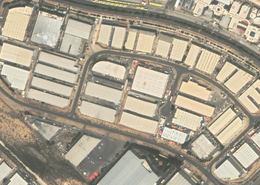
%> input picture Dubai_3.png, 260 x 185 px, shrunk from 1381 x 982 before the run, given in place of Dubai_2.png, which was not available
$ octave gradient.m   (GNU Octave 9; MATLAB toolbox functions it lacks are replaced by stand-ins)
%> lines starting %> are read from the running program, lines starting %| are printed output that depends on the picture; in (x1, y1, x2, y2) boxes, pixels count from 0 and x2, y2 are one past the last pixel; in counts of white or black regions, pixels touching at a corner belong together; the program's own positions count from 1; pictures that were not available may be replaced by others from this repository, and a replacement may not be noted
close all; clear;

image = imread( './Dubai_2.png' );
%> image is the input picture: size 185x260x3 uint8; mean R, G, B 168.1, 159.8, 141.7
% [10 lines of commented-out code are left out]

gray_image = rgb2gray( image );
% [5 lines of commented-out code are left out]

figure( 'Name', 'Threshold on Color Layers PreEnhance' )
subplot(131)
imshow( image(:,:,1) )
title( 'red' )
subplot(132)
imshow( image(:,:,2) )
title( 'green' )
subplot(133)
imshow( image(:,:,3) )
title( 'blue' )

%% attempt at segmentation
% [4 lines of commented-out code are left out]

%% enhancement
image = double(image)/255;
%> image: size 185x260x3 double

image = 2*log( 1 + (image) );
image = (image).^2;
figure
imshow(image)
title('Enhancement');


%% apply threshold to each color layer
ave_red = mean(image(:,:,1));
%> ave_red = 260 values, max 1.26 at index 232, min 0.82 at index 170, mean 1.06
ave_green = mean(image(:,:,2));
%> ave_green = 260 values, max 1.15 at index 232, min 0.768 at index 170, mean 0.973
ave_blue = mean(image(:,:,3));
%> ave_blue = 260 values, max 0.929 at index 227, min 0.637 at index 32, mean 0.804

for i = 1:length(image(:, 1,1))
    for j=1:length(image(1, :, 1))
        if image(i, j, 1) < ave_red*1.25
%             image(i, j, 1) = image(i, j, 1)/1.5;
              image(i, j, 1) = 0;
%         else
%             image(i,j,1) = 255;
        end
        if image(i, j, 2) < ave_green
            image(i, j, 2) = image(i, j, 2)/1.5;
        end
        if image(i, j, 3) < ave_blue
            image(i, j, 3) = image(i, j, 3)/1.5;
        end
    end
end
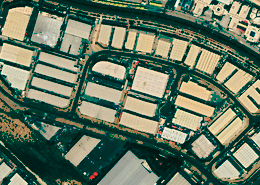
%> image: size 185x260x3 double; mean R, G, B 0.75, 0.898, 0.739; drawn with min black and max white

ave_red = mean(image(:,:,1));
%> ave_red = 260 values, max 1.04 at index 232, min 0.374 at index 33, mean 0.75
ave_green = mean(image(:,:,2));
%> ave_green = 260 values, max 1.1 at index 232, min 0.657 at index 170, mean 0.898
ave_blue = mean(image(:,:,3));
%> ave_blue = 260 values, max 0.886 at index 227, min 0.546 at index 32, mean 0.739

for i = 1:length(image(:, 1,1))
    for j=1:length(image(1, :, 1))
        if image(i, j, 1) < ave_red*3
%             image(i, j, 1) = image(i, j, 1)/1.5;
              image(i, j, 1) = 0;
%         else
%             image(i,j,1) = 255;
        end
        if image(i, j, 2) < ave_green
            image(i, j, 2) = image(i, j, 2)/1.5;
        end
        if image(i, j, 3) < ave_blue
            image(i, j, 3) = image(i, j, 3)/1.5;
        end
    end
end


% [10 lines of commented-out code are left out]

%% temporary: select just red layer
image = image(:,:,1);
%> image: size 185x260 double

%% open and close
% not sure if we need to close
se = strel('disk', 20 );
se1 = strel('disk', 1);
% gray = rgb2gray(image);
gray = image;

figure( 'Name', 'Effects of Open and Close' )
subplot(131)
imshow(gray)
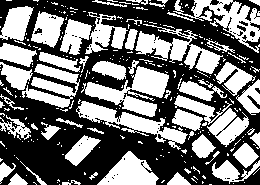
%> displayed picture: size 185x260, on the screen's scale of 0 to 255; 45.5% white; 282 white regions (228 under 20 px), largest, box (x1, y1, x2, y2) and area: (81, 66, 169, 117) 1869, (135, 24, 223, 74) 1680, (76, 101, 188, 150) 1573
title( 'original' )

subplot(132)
imshow(imopen(gray, se))
title( 'after opening' )

subplot(133)
imshow(imclose(imopen(gray, se), se1))
after= imclose(imopen(gray, se), se1);
%> after: size 185x260 double; every value is 0
title( 'after closing' )

%% edge detectionclose all; clear;

image = imread( './Dubai_1.png' );
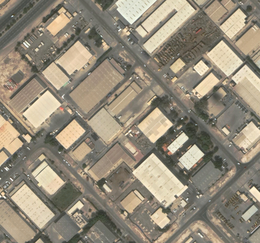
%> input picture Dubai_1.png, 260 x 243 px, shrunk from 1211 x 1133 before the run
%> image is the input picture: size 243x260x3 uint8; mean R, G, B 148.8, 139.8, 122.3
% [10 lines of commented-out code are left out]

gray_image = rgb2gray( image );
%> gray_image: size 243x260 uint8
% [5 lines of commented-out code are left out]

figure( 'Name', 'Threshold on Color Layers PreEnhance' )
subplot(131)
imshow( image(:,:,1) )
title( 'red' )
subplot(132)
imshow( image(:,:,2) )
title( 'green' )
subplot(133)
imshow( image(:,:,3) )
title( 'blue' )


%% enhancement
image = double(image)/255;
%> image: size 243x260x3 double

image = 2*log( 1 + (image) );

figure
imshow(image)
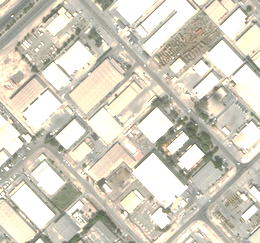
%> displayed picture: size 243x260x3, on the screen's scale of 0 to 255; mean R, G, B 212.6, 207.9, 193.1
title('Enhancement');


%% apply threshold to each color layer
ave_red = mean(image(:,:,1));
%> ave_red = 260 values, max 1.04 at index 156, min 0.763 at index 206, mean 0.904
ave_green = mean(image(:,:,2));
%> ave_green = 260 values, max 0.993 at index 155, min 0.746 at index 206, mean 0.861
ave_blue = mean(image(:,:,3));
%> ave_blue = 260 values, max 0.886 at index 155, min 0.67 at index 206, mean 0.774

for i = 1:length(image(:, 1,1))
    for j=1:length(image(1, :, 1))
        if image(i, j, 1) < ave_red*1.25
%             image(i, j, 1) = image(i, j, 1)/1.5;
              image(i, j, 1) = 0;
%         else
%             image(i,j,1) = 255;
        end
        if image(i, j, 2) < ave_green
            image(i, j, 2) = image(i, j, 2)/1.5;
        end
        if image(i, j, 3) < ave_blue
            image(i, j, 3) = image(i, j, 3)/1.5;
        end
    end
end
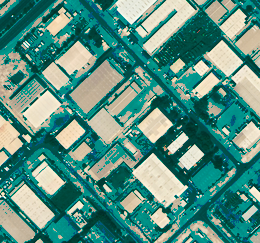
%> image: size 243x260x3 double; mean R, G, B 0.467, 0.787, 0.716; drawn with min black and max white

ave_red = mean(image(:,:,1));
%> ave_red = 260 values, max 0.762 at index 159, min 0.211 at index 206, mean 0.467
ave_green = mean(image(:,:,2));
%> ave_green = 260 values, max 0.955 at index 155, min 0.632 at index 206, mean 0.787
ave_blue = mean(image(:,:,3));
%> ave_blue = 260 values, max 0.856 at index 155, min 0.575 at index 206, mean 0.716

for i = 1:length(image(:, 1,1))
    for j=1:length(image(1, :, 1))
        if image(i, j, 1) < ave_red*3
%             image(i, j, 1) = image(i, j, 1)/1.5;
              image(i, j, 1) = 0;
%         else
%             image(i,j,1) = 255;
        end
        if image(i, j, 2) < ave_green
            image(i, j, 2) = image(i, j, 2)/1.5;
        end
        if image(i, j, 3) < ave_blue
            image(i, j, 3) = image(i, j, 3)/1.5;
        end
    end
end
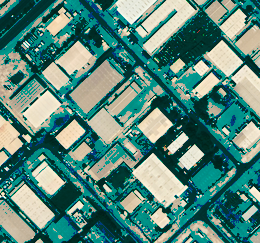
%> image: size 243x260x3 double; mean R, G, B 0.467, 0.737, 0.678; drawn with min black and max white


% [10 lines of commented-out code are left out]

%% temporary: select just red layer
image = image(:,:,1);
%> image: size 243x260 double

%% open and close
% not sure if we need to close
se = strel('disk', 20 );
se1 = strel('disk', 1);
% gray = rgb2gray(image);
gray = image;

figure( 'Name', 'Effects of Open and Close' )
subplot(131)
imshow(gray)
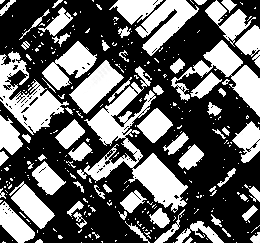
%> displayed picture: size 243x260, on the screen's scale of 0 to 255; min 0, max 255, mean 101.4
title( 'original' )

subplot(132)
imshow(imopen(gray, se))
title( 'after opening' )

subplot(133)
imshow(imclose(imopen(gray, se), se1))
after= imclose(imopen(gray, se), se1);
%> after: size 243x260 double; every value is 0
title( 'after closing' )

%% edge detection
figure( 'Name', 'Edge Detection' )
edges = edge( after, 'Prewitt', 0.04 );
subplot(121)
imshow( edges )
subplot(122)
imshow(after)
% [33 lines of commented-out code are left out]

%%%%%%%%%%%%%%%%%%%%%%%%%%%%%%%%%%%%%%%%%%%%%%%%%%%%%%%%%%%%%%%%%%%%

% [22 lines of commented-out code are left out]

image = imread( './Dubai_1.png' );
% [10 lines of commented-out code are left out]

gray_image = rgb2gray( image );
% [5 lines of commented-out code are left out]

figure( 'Name', 'Threshold on Color Layers PreEnhance' )
subplot(131)
imshow( image(:,:,1) )
title( 'red' )
subplot(132)
imshow( image(:,:,2) )
title( 'green' )
subplot(133)
imshow( image(:,:,3) )
title( 'blue' )


%% enhancement
image = double(image)/255;

image = 2*log( 1 + (image) );

figureclose all; clear;
%> (this line was passed over: figureclose is not available in this run)

image = imread( './Dubai_1.png' );
% [10 lines of commented-out code are left out]

gray_image = rgb2gray( image );
% [5 lines of commented-out code are left out]

figure( 'Name', 'Threshold on Color Layers PreEnhance' )
subplot(131)
imshow( image(:,:,1) )
title( 'red' )
subplot(132)
imshow( image(:,:,2) )
title( 'green' )
subplot(133)
imshow( image(:,:,3) )
title( 'blue' )


%% enhancement
image = double(image)/255;

image = 2*log( 1 + (image) );

figure
imshow(image)
title('Enhancement');


%% apply threshold to each color layer
ave_red = mean(image(:,:,1));
%> ave_red = 260 values, max 1.04 at index 156, min 0.763 at index 206, mean 0.904
ave_green = mean(image(:,:,2));
%> ave_green = 260 values, max 0.993 at index 155, min 0.746 at index 206, mean 0.861
ave_blue = mean(image(:,:,3));
%> ave_blue = 260 values, max 0.886 at index 155, min 0.67 at index 206, mean 0.774

for i = 1:length(image(:, 1,1))
    for j=1:length(image(1, :, 1))
        if image(i, j, 1) < ave_red*1.25
%             image(i, j, 1) = image(i, j, 1)/1.5;
              image(i, j, 1) = 0;
%         else
%             image(i,j,1) = 255;
        end
        if image(i, j, 2) < ave_green
            image(i, j, 2) = image(i, j, 2)/1.5;
        end
        if image(i, j, 3) < ave_blue
            image(i, j, 3) = image(i, j, 3)/1.5;
        end
    end
end

ave_red = mean(image(:,:,1));
%> ave_red = 260 values, max 0.762 at index 159, min 0.211 at index 206, mean 0.467
ave_green = mean(image(:,:,2));
%> ave_green = 260 values, max 0.955 at index 155, min 0.632 at index 206, mean 0.787
ave_blue = mean(image(:,:,3));
%> ave_blue = 260 values, max 0.856 at index 155, min 0.575 at index 206, mean 0.716

for i = 1:length(image(:, 1,1))
    for j=1:length(image(1, :, 1))
        if image(i, j, 1) < ave_red*3
%             image(i, j, 1) = image(i, j, 1)/1.5;
              image(i, j, 1) = 0;
%         else
%             image(i,j,1) = 255;
        end
        if image(i, j, 2) < ave_green
            image(i, j, 2) = image(i, j, 2)/1.5;
        end
        if image(i, j, 3) < ave_blue
            image(i, j, 3) = image(i, j, 3)/1.5;
        end
    end
end


% [10 lines of commented-out code are left out]

%% temporary: select just red layer
image = image(:,:,1);

%% open and close
% not sure if we need to close
se = strel('disk', 20 );
se1 = strel('disk', 1);
% gray = rgb2gray(image);
gray = image;

figure( 'Name', 'Effects of Open and Close' )
subplot(131)
imshow(gray)
title( 'original' )

subplot(132)
imshow(imopen(gray, se))
title( 'after opening' )

subplot(133)
imshow(imclose(imopen(gray, se), se1))
after= imclose(imopen(gray, se), se1);
title( 'after closing' )

%% edge detection
figure( 'Name', 'Edge Detection' )
edges = edge( after, 'Prewitt', 0.04 );
subplot(121)
imshow( edges )
subplot(122)
imshow(after)
% [33 lines of commented-out code are left out]

%%%%%%%%%%%%%%%%%%%%%%%%%%%%%%%%%%%%%%%%%%%%%%%%%%%%%%%%%%%%%%%%%%%%

% [39 lines of commented-out code are left out]

imshow(image)
title('Enhancement');


%% apply threshold to each color layer
ave_red = mean(image(:,:,1));
%> (the run ends here)
